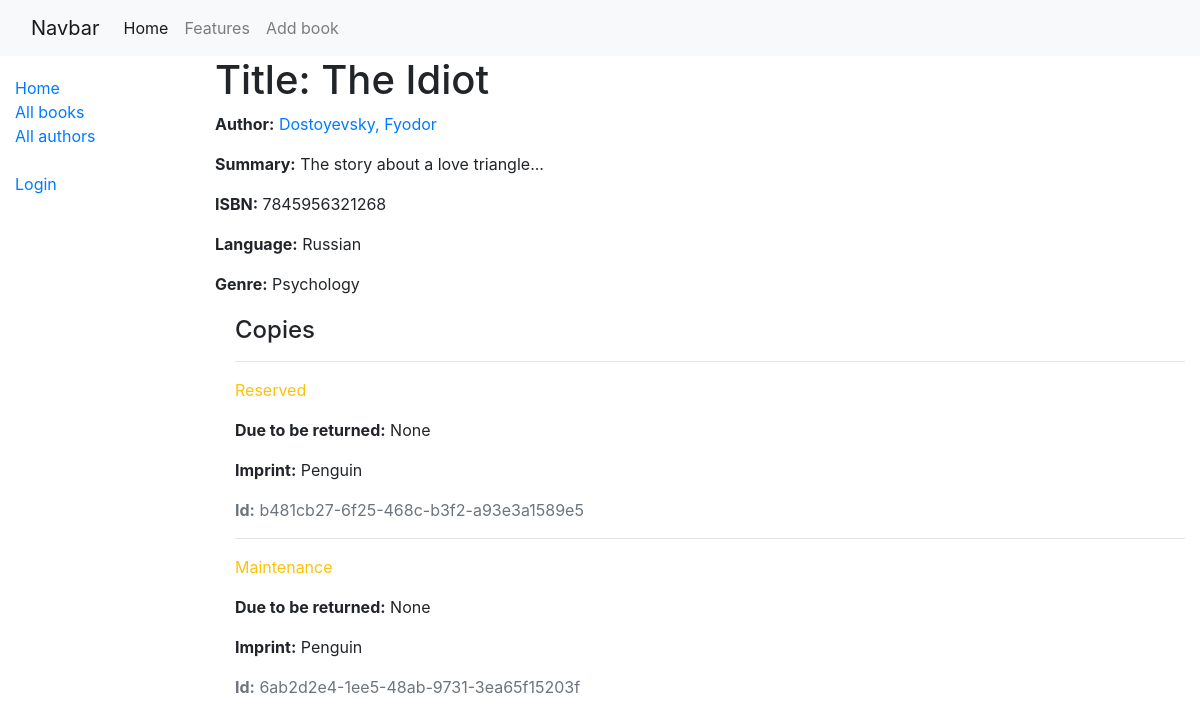
/catalog/book/6, run on the app's committed database.
### catalog/models.py (models this page shows, shortened)
class Book(models.Model):
    title = models.CharField(max_length=200)
    author = models.ForeignKey('Author', on_delete=models.SET_NULL, null=True)
    summary = models.TextField(max_length=1000, help_text="Enter a brief description of the book")
    isbn = models.CharField('ISBN', max_length=13,
                            unique=True,
                            help_text='13 Character <a href="https://www.isbn-international.org/content/what-isbn'
                                      '">ISBN number</a>')
    genre = models.ManyToManyField(Genre, help_text="Select a genre for this book")
    language = models.ForeignKey('Language', on_delete=models.SET_NULL, null=True)
    class Meta:
        ordering = ['title', 'author']
    def display_genre(self):
        """Creates a string for the Genre. This is required to display genre in Admin."""
        return ', '.join([genre.name for genre in self.genre.all()[:3]])
    display_genre.short_description = 'Genre'

class Author(models.Model):
    first_name = models.CharField(max_length=100)
    last_name = models.CharField(max_length=100)
    date_of_birth = models.DateField(null=True, blank=True)
    date_of_death = models.DateField('Died', null=True, blank=True)
    class Meta:
        ordering = ['last_name', 'first_name']
    def get_absolute_url(self):
        return reverse('author-detail', args=[str(self.id)])
    def __str__(self):
        return f'{self.last_name}, {self.first_name}'

class Language(models.Model):
    name = models.CharField(max_length=200,
                            help_text="Enter the book's natural language (e.g. English, French, Japanese etc.)")
    def __str__(self):
        return self.name

class Genre(models.Model):
    name = models.CharField(max_length=200, help_text='Enter a book genre')
    def __str__(self):
        return self.name

class BookInstance(models.Model):
    id = models.UUIDField(primary_key=True, default=uuid.uuid4,
                          help_text="Unique ID for this particular book across whole library")
    book = models.ForeignKey('Book', on_delete=models.RESTRICT, null=True)
    imprint = models.CharField(max_length=200)
    due_back = models.DateField(null=True, blank=True)
    borrower = models.ForeignKey(User, on_delete=models.SET_NULL, null=True, blank=True)
    LOAN_STATUS = (
        ('d', 'Maintenance'),
        ('o', 'On loan'),
        ('a', 'Available'),
        ('r', 'Reserved'),
    )
    status = models.CharField(
        max_length=1,
        choices=LOAN_STATUS,
        blank=True,
        default='d',
        help_text='Book availability')
    class Meta:
        ordering = ['due_back']
        permissions = (("can_mark_returned", "Set book as returned"),)

### catalog/views.py (the view)
# urls.py: path('book/<int:pk>', views.BookDetailView.as_view(), name='book-detail'),
class BookDetailView(generic.DetailView):
    model = Book

### catalog/templates/catalog/book_detail.html
{% extends "base_generic.html" %}
{% block content %}
  <h1>Title: {{ book.title }}</h1>
  <p><strong>Author:</strong> <a href="{{book.author.get_absolute_url}}">{{ book.author }}</a></p>
  <p><strong>Summary:</strong> {{ book.summary }}</p>
  <p><strong>ISBN:</strong> {{ book.isbn }}</p>
  <p><strong>Language:</strong> {{ book.language }}</p>
  <p><strong>Genre:</strong> {{ book.genre.all|join:", " }}</p>
  <div style="margin-left:20px;margin-top:20px">
    <h4>Copies</h4>
    {% for copy in book.bookinstance_set.all %}
      <hr>
      <p class="{% if copy.status == 'a' %}text-success{% elif copy.status == 'm' %}text-danger{% else %}text-warning{% endif %}">
        {{ copy.get_status_display }}
      </p>
      {% if copy.status != 'a' %}
        <p><strong>Due to be returned:</strong> {{ copy.due_back }}</p>
      {% endif %}
      <p><strong>Imprint:</strong> {{ copy.imprint }}</p>
      <p class="text-muted"><strong>Id:</strong> {{ copy.id }}</p>
    {% endfor %}
  </div>
{% endblock %}

### data on the page
Book: title "The Idiot", author "Dostoyevsky, Fyodor", summary "The story about a love triangle...", isbn "7845956321268", language "Russian", genre.all "Psychology"
BookInstance: status "Reserved", due_back "None", imprint "Penguin", id "b481cb27-6f25-468c-b3f2-a93e3a1589e5"
BookInstance: status "Maintenance", due_back "None", imprint "Penguin", id "6ab2d2e4-1ee5-48ab-9731-3ea65f15203f"
